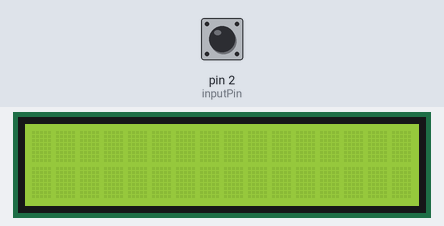
Recording of a sketch running on a simulated Arduino Uno, built with avr-gcc and run on an emulated ATmega328P. Parts: 16×2 character LCD. Inputs (shaded band) come from the test bench; at power-on: pin 2 (inputPin) HIGH.

Above: at 1.2 s.
1.3 s: pin 2 (inputPin) pulled LOW for 0.15 s
At 2.2 s:
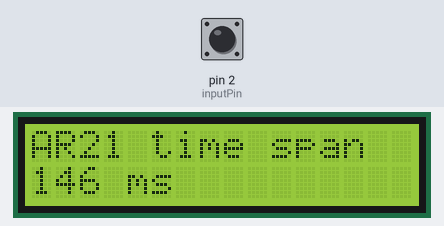
3.0 s: pin 2 (inputPin) pulled LOW for 1 s
At 4.06 s:
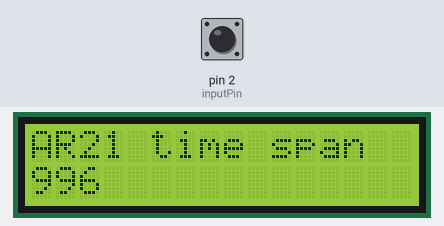
5.6 s: pin 2 (inputPin) pulled LOW for 1 s
At 7.9 s:
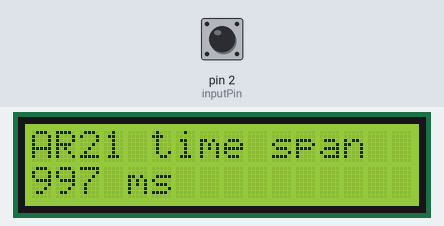
8.2 s: pin 2 (inputPin) pulled LOW for 3.2 s
At 12.8 s:
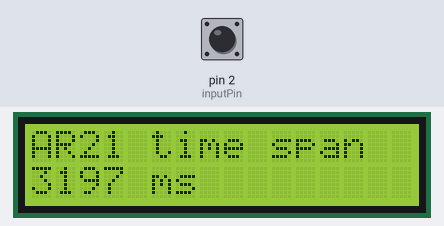
Timing chart, 0 to 14.0 s (numbered marks = the images above; inputs shaded):
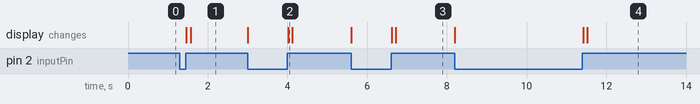

The sketch:

AR21_Switch_time.ino.ino
```cpp
/*

 예제 5.3

 디지털 신호 입력 시간 측정하기

 */

#include <Wire.h>

// I2C LCD 라리브러리 설정

#include <LiquidCrystal_I2C.h>


// LCD I2C address 설정 PCF8574:0x27, PCF8574A:0x3F

LiquidCrystal_I2C lcd(0x27,16,2);  // LCD address:0x27, 16X2 LCD, 0x3F

// 2번핀을 스위치 입력으로 설정

const int inputPin = 2;


// 현재의 시간을 저장하기 위한 변수

long startTime = 0;

// 실제 스위치가 눌린 후 지연되는 시간

long swCountTimer = 0;


void setup() {

  // 스위치 입력을 위하여 2번핀을 입력으로 설정하고 풀업시킨다

  pinMode(inputPin, INPUT_PULLUP);

  // 시리얼 통신을 설정한다

  Serial.begin(9600);

  lcd.init();


  lcd.backlight();

}


void loop(){


  // 스위치 입력이 발생하였을 경우 실행


  if(digitalRead(inputPin) == LOW){


     lcd.clear();


    // 현재의 시간을 startTime 변수에 넣는다.


    startTime=millis();


    // 스위치가 입력되는 동안 지연시킨다.


    while(digitalRead(inputPin)==LOW);


    // swCountTimer 변수에 스위치가 눌려진 시간을 넣는다.


    // 여기까지 측정된 시간에서 앞서 저장한 시간이 스위치가 눌려진 시간이 된다


    swCountTimer=millis()-startTime;


    // 시리얼 통신으로 값을 출력한다.


  lcd.setCursor(0,0);


  lcd.print("AR21 time span");


  lcd.setCursor(0,1);


  lcd.print(swCountTimer);


  delay(100);


  lcd.print(" ms");


  };


  }
```

Measured:
- after the input at 1.3 s, the display: first changes after 0.17 s (image 1 shows a later state)
- after the input at 3.0 s, the display: first changes at once (image 2 shows a later state)
- after the input at 5.6 s, the display: first changes at once (image 3 shows a later state)
- after the input at 8.2 s, the display: first changes at once (image 4 shows a later state)
